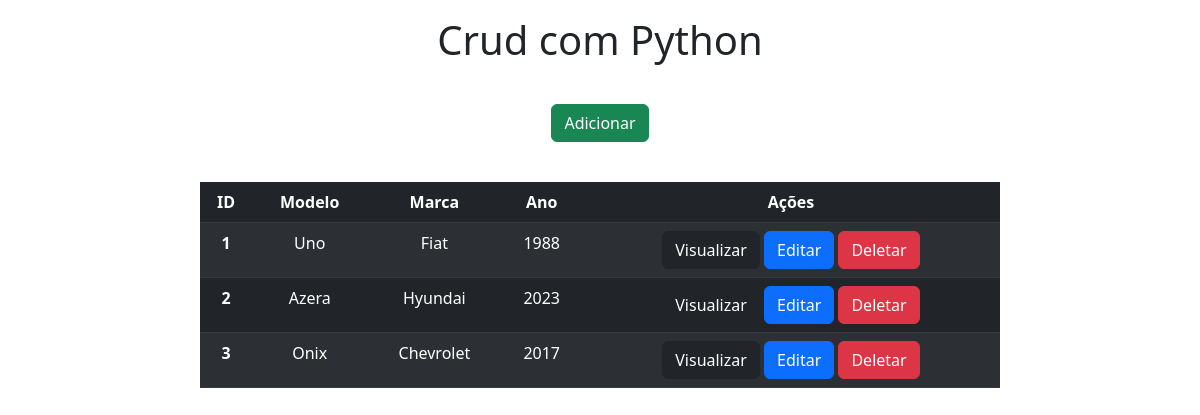
Before: / with the older database file.
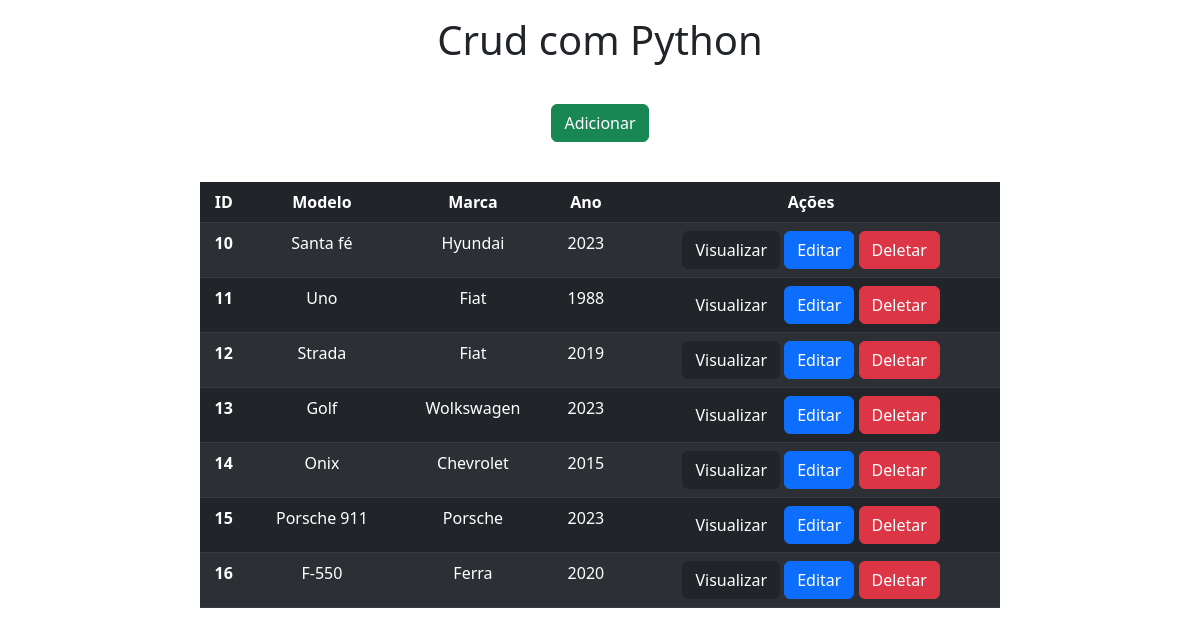
After: the same page with the newer database file.
### app/models.py (models this page shows)
class Carros(models.Model):
  modelo = models.CharField(max_length=150)
  marca = models.CharField(max_length=100)
  ano = models.IntegerField()

### app/views.py (the view)
# urls.py: 2. Add a URL to urlpatterns:  path('', views.home, name='home')
def home(request):
    data = {'db': Carros.objects.all()}
    return render(request, 'index.html', data)

### app/templates/index.html (shortened to what this page needs)
<!DOCTYPE html>
<html lang="pt-br">
<head>
    <link href="https://cdn.jsdelivr.net/npm/bootstrap@5.3.0-alpha1/dist/css/bootstrap.min.css" rel="stylesheet">
</head>
<body>
    <div class="col-8 m-auto pt-3 pb-2 text-center">
        <h1>Crud com Python</h1>
    </div>
    <div class="col-8 m-auto pt-4 pb-3 text-center">
        <a href="/form" class="btn btn-success">Adicionar</a>
    </div>
    <div class="col-8 m-auto pt-4 pb-3 text-center">
        <table class="table table-striped table-dark">
          <thead>
            <tr>
              <th scope="col">ID</th>
              <th scope="col">Modelo</th>
              <th scope="col">Marca</th>
              <th scope="col">Ano</th>
              <th scope="col">Ações</th>
            </tr>
          </thead>
          <tbody>
          {% for dbs in db %}
            <tr>
              <th {{dbs.id}}="row">{{dbs.id}}</th>
              <td>{{dbs.modelo}}</td>
              <td>{{dbs.marca}}</td>
              <td>{{dbs.ano}}</td>
              <td>
                  <a href="/view/{{dbs.id}}/" class="btn btn-dark">Visualizar</a>
                  <a href="/edit/{{dbs.id}}/" class="btn btn-primary">Editar</a>
                  <a href="/delete/{{dbs.id}}" class="btn btn-danger btnDel">Deletar</a>
              </td>
            </tr>
          {% endfor %}
          </tbody>
        </table>
    </div>
        {% load static %}
</body>
</html>

Changed rows visible on the page:
removed Carros: id "1", modelo "Uno", marca "Fiat", ano "1988"
removed Carros: id "2", modelo "Azera", marca "Hyundai", ano "2023"
removed Carros: id "3", modelo "Onix", marca "Chevrolet", ano "2017"
added Carros: id "10", modelo "Santa fé", marca "Hyundai", ano "2023"
added Carros: id "11", modelo "Uno", marca "Fiat", ano "1988"
added Carros: id "12", modelo "Strada", marca "Fiat", ano "2019"
added Carros: id "13", modelo "Golf", marca "Wolkswagen", ano "2023"
added Carros: id "14", modelo "Onix", marca "Chevrolet", ano "2015"
added Carros: id "15", modelo "Porsche 911", marca "Porsche", ano "2023"
added Carros: id "16", modelo "F-550", marca "Ferra", ano "2020"
